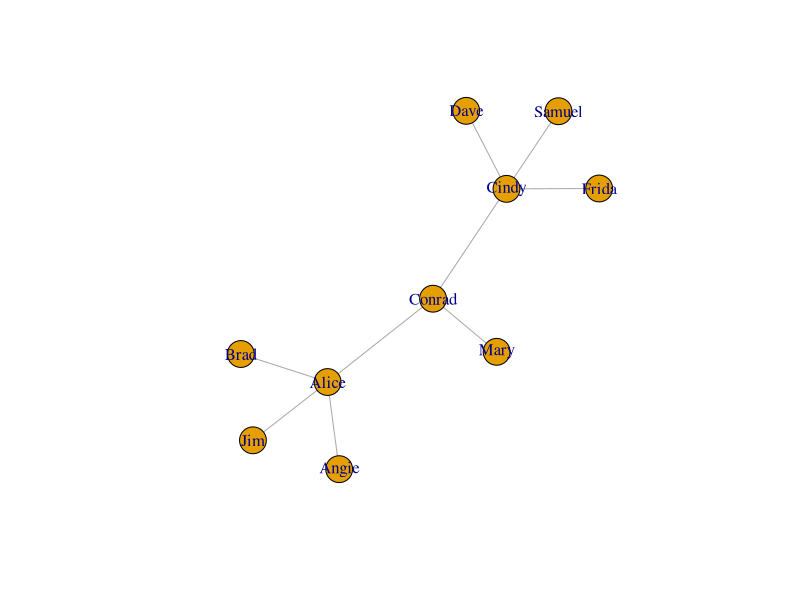
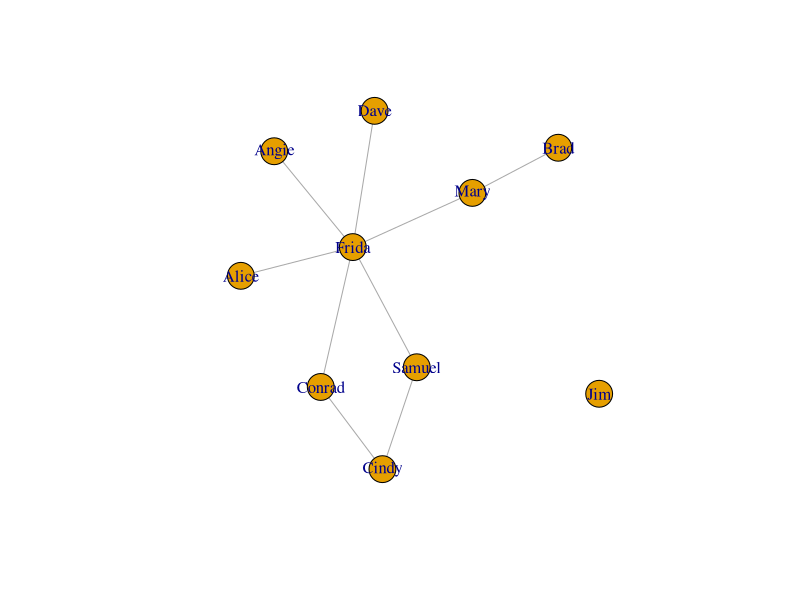

Write R code to recreate these figures, in order.
## Purpose: Convert Python code from SNA for Startups - Chapter 1
## Date: 7.15.13
## Author: Bryan Shepherd
## Email: bryan@programmingr.com




if(!suppressWarnings(require(igraph))) {
  install.packages("igraph")
  library(igraph)
} else {
  library(igraph)
}


#### Create the formal org chart

# Create an edgelist to pass to the graph function 
o.el <- matrix(c('Conrad','Mary',
                 'Conrad','Cindy',
                 'Conrad','Alice',
                 'Alice','Brad',
                 'Alice','Angie',
                 'Alice','Jim',
                 'Cindy','Samuel',
                 'Cindy','Dave',
                 'Cindy','Frida'), ncol=2, byrow=TRUE)

o <- graph.edgelist(o.el, directed=FALSE)

plot(o)
             
#### Create informal networks chart

a.el <- matrix(c('Cindy','Samuel',
               'Cindy','Conrad',
               'Samuel','Frida',
               'Conrad','Frida',
               'Alice','Frida',
               'Angie','Frida',
               'Dave','Frida',
               'Mary','Frida',
               'Brad','Mary'), ncol=2, byrow=TRUE)

a <- graph.edgelist(a.el, directed=FALSE)

?add.vertices

a <- a + vertex("Jim")

plot(a)
          
#### More information

# http://igraph.sourceforge.net/igraphbook/igraphbook-creating.html